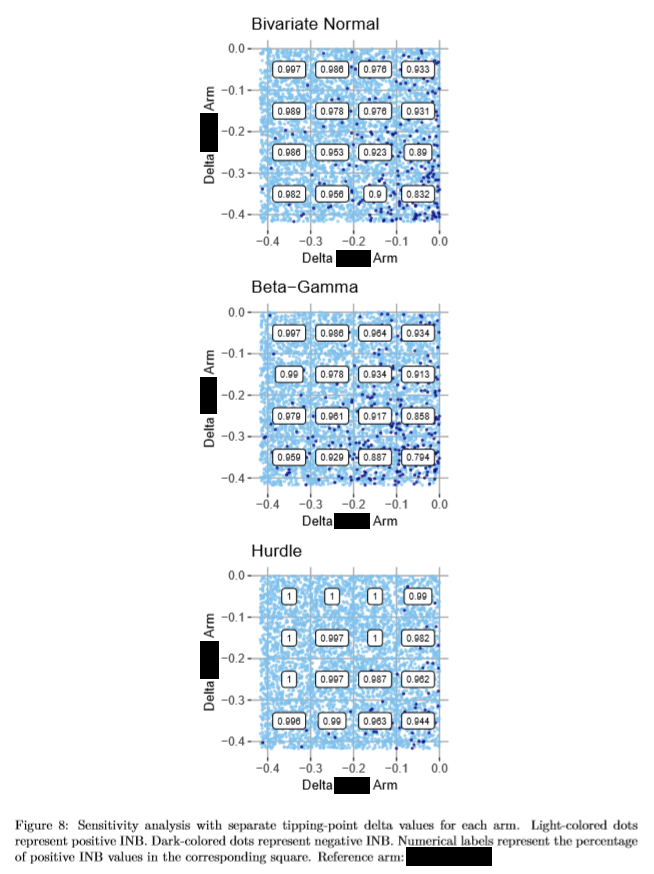

Generate this figure with R:
```{r twodelta,  fig.height=8.25, fig.width=2.7, fig.pos = 'p', fig.align='center', fig.cap="\\label{twodelta}Sensitivity analysis with separate tipping-point delta values for each arm. Light-colored dots represent positive INB. Dark-colored dots represent negative INB. Numerical labels represent the percentage of positive INB values in the corresponding square. Reference arm: ********", message=FALSE, warning=FALSE, echo=FALSE}
#BVN
set.seed(333)
temp.delta1.n <- runif(5000, -1 * data$twoSD, 0)
temp.delta2.n <- runif(5000, -1 * data$twoSD, 0)
temp.mu.q.1.n <- mn$BUGSoutput$sims.matrix[,"mu.q[1]"] + (temp.delta1.n * data$missPct[1])
temp.mu.q.2.n <- mn$BUGSoutput$sims.matrix[,"mu.q[2]"] + (temp.delta2.n * data$missPct[2])
temp.delta.q.n <- temp.mu.q.2.n - temp.mu.q.1.n
temp.inb.n <- (30000 * temp.delta.q.n) - mn$BUGSoutput$sims.list$delta.c
labels.n <- rep(NA, 9)
intervals.n <- c(-0.4, -0.3, -0.2, -0.1, 0)
for(r in 1:4){
  for(c in 1:4){
    labels.n[4*(r-1) + c] <- round(sum(temp.inb.n > 0 & (temp.delta1.n > intervals.n[c] & temp.delta1.n <= intervals.n[c+1]) & (temp.delta2.n < intervals.n[6-r] & temp.delta2.n >= intervals.n[5-r])) /
                                   sum((temp.delta1.n > intervals.n[c] & temp.delta1.n < intervals.n[c+1]) & (temp.delta2.n < intervals.n[6-r] & temp.delta2.n >= intervals.n[5-r])), 3)
  }
}

bvnDeltas <- ggplot2::ggplot()+ ggplot2::theme(panel.background = ggplot2::element_rect(fill = "white", linetype=0),
                                  panel.grid.major = ggplot2::element_line(color="grey66"),
                                  axis.title = ggplot2::element_text(size=10),
                                  legend.position = "none") +
  #ggplot2::geom_point(mapping=ggplot2::aes(x = temp.delta1, y = temp.delta2, color = as.factor(ifelse(temp.inb>0,1,0))), size=3, alpha=0.7) +
  ggplot2::geom_point(mapping=ggplot2::aes(x = temp.delta1.n[temp.inb.n>0], y = temp.delta2.n[temp.inb.n>0], color = as.factor(1)), size=0.5, alpha=0.7) +
  ggplot2::geom_point(mapping=ggplot2::aes(x = temp.delta1.n[temp.inb.n<=0], y = temp.delta2.n[temp.inb.n<=0], color = as.factor(0)), size=0.5, alpha=0.7) +
  ggplot2::scale_color_manual(values=c("navy","skyblue2"), labels=c("INB < 0","INB > 0")) +
  ggplot2::geom_label(mapping=ggplot2::aes(x = rep(c(-0.35,-0.25,-0.15,-0.05),4), y=c(rep(-0.05,4),rep(-0.15,4),rep(-0.25,4),rep(-0.35,4)),
                                           label=labels.n), size=2.5) +
  ggplot2::labs(x="Delta ****** Arm", y="Delta ****** Arm", color="", title="Bivariate Normal")

#BG
set.seed(222)
temp.delta1.b <- runif(5000, -1 * data$twoSD, 0)
temp.delta2.b <- runif(5000, -1 * data$twoSD, 0)
temp.mu.q.1.b <- mb$BUGSoutput$sims.matrix[,"mu.q[1]"] + (temp.delta1.b * data$missPct[1])
temp.mu.q.2.b <- mb$BUGSoutput$sims.matrix[,"mu.q[2]"] + (temp.delta2.b * data$missPct[2])
temp.delta.q.b <- temp.mu.q.2.b - temp.mu.q.1.b
temp.inb.b <- (30000 * temp.delta.q.b) - mb$BUGSoutput$sims.list$delta.c
labels.b <- rep(NA, 9)
intervals.b <- c(-0.4, -0.3, -0.2, -0.1, 0)
for(r in 1:4){
  for(c in 1:4){
    labels.b[4*(r-1) + c] <- round(sum(temp.inb.b > 0 & (temp.delta1.b > intervals.b[c] & temp.delta1.b <= intervals.b[c+1]) & (temp.delta2.b < intervals.b[6-r] & temp.delta2.b >= intervals.b[5-r])) /
                                   sum((temp.delta1.b > intervals.b[c] & temp.delta1.b < intervals.b[c+1]) & (temp.delta2.b < intervals.b[6-r] & temp.delta2.b >= intervals.b[5-r])), 3)
  }
}

bgDeltas <- ggplot2::ggplot()+ ggplot2::theme(panel.background = ggplot2::element_rect(fill = "white", linetype=0),
                                  panel.grid.major = ggplot2::element_line(color="grey66"),
                                  axis.title = ggplot2::element_text(size=10),
                                  legend.position = "none") +
  #ggplot2::geom_point(mapping=ggplot2::aes(x = temp.delta1, y = temp.delta2, color = as.factor(ifelse(temp.inb>0,1,0))), size=3, alpha=0.7) +
  ggplot2::geom_point(mapping=ggplot2::aes(x = temp.delta1.b[temp.inb.b>0], y = temp.delta2.b[temp.inb.b>0], color = as.factor(1)), size=0.5, alpha=0.7) +
  ggplot2::geom_point(mapping=ggplot2::aes(x = temp.delta1.b[temp.inb.b<=0], y = temp.delta2.b[temp.inb.b<=0], color = as.factor(0)), size=0.5, alpha=0.7) +
  ggplot2::scale_color_manual(values=c("navy","skyblue2"), labels=c("INB < 0","INB > 0")) +
  ggplot2::geom_label(mapping=ggplot2::aes(x = rep(c(-0.35,-0.25,-0.15,-0.05),4), y=c(rep(-0.05,4),rep(-0.15,4),rep(-0.25,4),rep(-0.35,4)),
                                           label=labels.b), size=2.5) +
  ggplot2::labs(x="Delta ****** Arm", y="Delta ****** Arm", color="", title="Beta-Gamma")

set.seed(111)
temp.delta1.h <- runif(5000, -1 * data$twoSD, 0)
temp.delta2.h <- runif(5000, -1 * data$twoSD, 0)
temp.mu.q.1.h <- mh$BUGSoutput$sims.matrix[,"mu.q[1]"] + (temp.delta1.h * data$missPct[1])
temp.mu.q.2.h <- mh$BUGSoutput$sims.matrix[,"mu.q[2]"] + (temp.delta2.h * data$missPct[2])
temp.delta.q.h <- temp.mu.q.2.h - temp.mu.q.1.h
temp.inb.h <- (30000 * temp.delta.q.h) - mh$BUGSoutput$sims.list$delta.c
labels.h <- rep(NA, 9)
intervals.h <- c(-0.4, -0.3, -0.2, -0.1, 0)
for(r in 1:4){
  for(c in 1:4){
    labels.h[4*(r-1) + c] <- round(sum(temp.inb.h > 0 & (temp.delta1.h > intervals.h[c] & temp.delta1.h <= intervals.h[c+1]) & (temp.delta2.h < intervals.h[6-r] & temp.delta2.h >= intervals.h[5-r])) /
                                   sum((temp.delta1.h > intervals.h[c] & temp.delta1.h < intervals.h[c+1]) & (temp.delta2.h < intervals.h[6-r] & temp.delta2.h >= intervals.h[5-r])), 3)
  }
}

hurdDeltas <- ggplot2::ggplot()+ ggplot2::theme(panel.background = ggplot2::element_rect(fill = "white", linetype=0),
                                  panel.grid.major = ggplot2::element_line(color="grey66"),
                                  axis.title = ggplot2::element_text(size=10),
                                  legend.position = "none") +
  #ggplot2::geom_point(mapping=ggplot2::aes(x = temp.delta1, y = temp.delta2, color = as.factor(ifelse(temp.inb>0,1,0))), size=3, alpha=0.7) +
  ggplot2::geom_point(mapping=ggplot2::aes(x = temp.delta1.h[temp.inb.h>0], y = temp.delta2.h[temp.inb.h>0], color = as.factor(1)), size=0.5, alpha=0.7) +
  ggplot2::geom_point(mapping=ggplot2::aes(x = temp.delta1.h[temp.inb.h<=0], y = temp.delta2.h[temp.inb.h<=0], color = as.factor(0)), size=0.5, alpha=0.7) +
  ggplot2::scale_color_manual(values=c("navy","skyblue2"), labels=c("INB < 0","INB > 0")) +
  ggplot2::geom_label(mapping=ggplot2::aes(x = rep(c(-0.35,-0.25,-0.15,-0.05),4), y=c(rep(-0.05,4),rep(-0.15,4),rep(-0.25,4),rep(-0.35,4)),
                                           label=labels.h), size=2.5) +
  ggplot2::labs(x="Delta ****** Arm", y="Delta ****** Arm", color="", title="Hurdle")

gridExtra::grid.arrange(bvnDeltas, bgDeltas, hurdDeltas, ncol=1)
```
